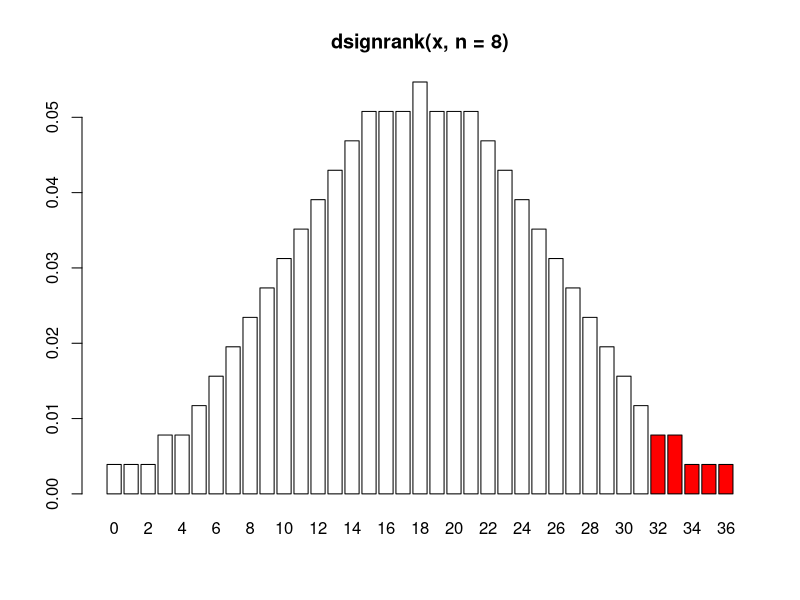
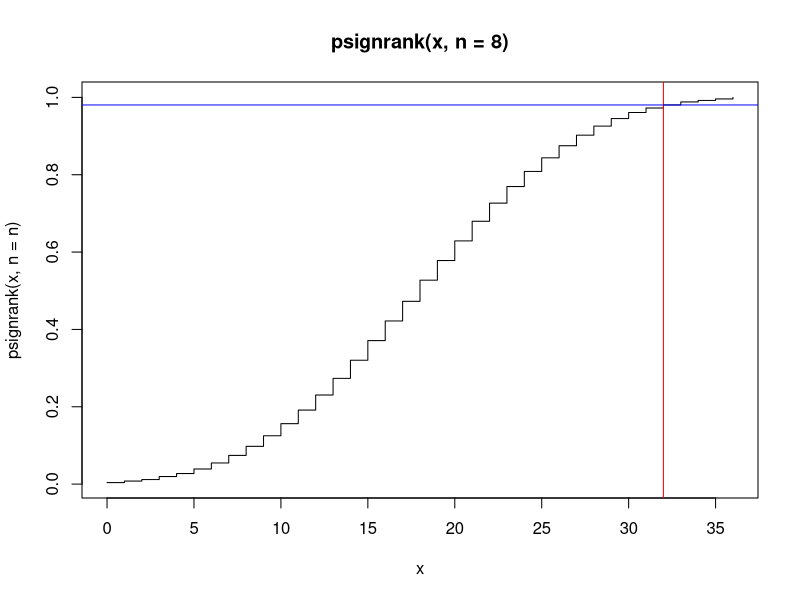
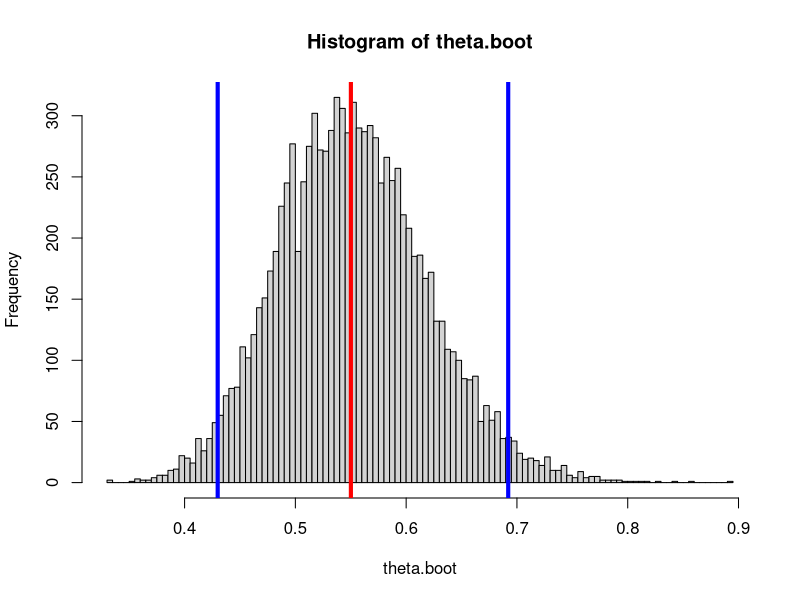

Write R code to recreate these figures, in order.
## ---- chunk 1
knitr::opts_chunk$set(echo = TRUE)
## ---- chunk 2
school = c(82,69,73,43,58,56,76,65)
home = c(63,42,74,37,51,43,80,62)
## ---- chunk 3
school
home
response = school - home
response
## ---- chunk 4
response
abs(response)
rank(abs(response))
## ---- chunk 5
wplus = sum((response>0)*rank(abs(response)))
wplus
## ---- chunk 6
n = length(response)
w = sum(sign(response)*rank(abs(response)))
wplus = 0.5*w + n*(n+1)/4
wplus
## ---- chunk 7
library(R.utils)
sign = intToBin(0:7)
sign = sapply(sign,function(i) c(substr(i,1,1),substr(i,2,2),substr(i,3,3)) )
sign = t(matrix(as.integer(sign),nrow = 3))
rank = t(matrix(rep(1:3,8),nrow = 3))
data.frame(sign=sign,rank=rank)
## ---- chunk 8
outcome = data.frame(sign=sign,rank=rank,mul=sign*rank,sum=apply(sign*rank,1,sum))
outcome
table(outcome$sum)
## ---- chunk 9
n = 3; nsim = 10000
X = matrix(rnorm(n*nsim),ncol=n)
WplusSim = apply(X,1, function(x) { r = rank(abs(x)); sum(r * (x>0)) })
table(WplusSim)/nsim
## ---- chunk 10
prop = c(1/8,1/8,1/8,2/8,1/8,1/8,1/8)
names(prop) = 0:6
prop
## ---- chunk 11
n = length(response)
x = seq(0,n*(n+1)/2,1)
colors = rep("white",length(x))
colors[x >= wplus] = "red"
barplot(dsignrank(x,n),names.arg = x,main = paste0("dsignrank(x, n = ", n, ")"),col = colors)
## ---- chunk 12
plot(x,psignrank(x, n = n),type = "s",main = paste0("psignrank(x, n = ", n, ")"))
abline(v=wplus,col = "red"); abline(h=psignrank(wplus,n),col = "blue")
## ---- chunk 13
pvalue = 1-psignrank(wplus-1,n,lower.tail = TRUE)
pvalue
## ---- chunk 14
wilcox.test(response,alternative="greater")
## ---- chunk 15
labels = c("nattacks","nsubjects")
aspirin = c(104,11037)
placebo = c(189,11034)
data = data.frame(aspirin,placebo)
rownames(data) = labels
data
## ---- chunk 16
rate = function(v) v[1]/v[2]
theta.hat = rate(data$aspirin)/rate(data$placebo)
theta.hat
## ---- chunk 17
population.one = c( rep(1,data["nattacks","aspirin"]), 
                    rep(0,data["nsubjects","aspirin"]-data["nattacks","aspirin"]) )
population.two = c( rep(1,data["nattacks","placebo"]), 
                    rep(0,data["nsubjects","placebo"]-data["nattacks","placebo"]) )

draw.bootstrap.sample = function() {
  boot.pop.one = sample(population.one,replace = TRUE)
  boot.pop.two = sample(population.two,replace = TRUE)
  rate.one = sum(boot.pop.one)/length(boot.pop.one)
  rate.two = sum(boot.pop.two)/length(boot.pop.two)
  return(rate.one/rate.two)
}
## ---- chunk 18
nrep = 10000
theta.boot = replicate(nrep,draw.bootstrap.sample())
hist(theta.boot,breaks=100)

# sample estimate
abline(v=theta.hat,col = "red",lwd = 4)

# bootstrap confidence interval
confidence.lower = sort(theta.boot)[nrep*.025]
confidence.upper = sort(theta.boot)[nrep*.975]
abline(v=c(confidence.lower,confidence.upper),col = "blue",lwd = 4)
